Frame 1 (no input): blank canvas, image omitted
Frame 60 (the mouse pressed at the canvas centre just before this capture): blank canvas, image omitted
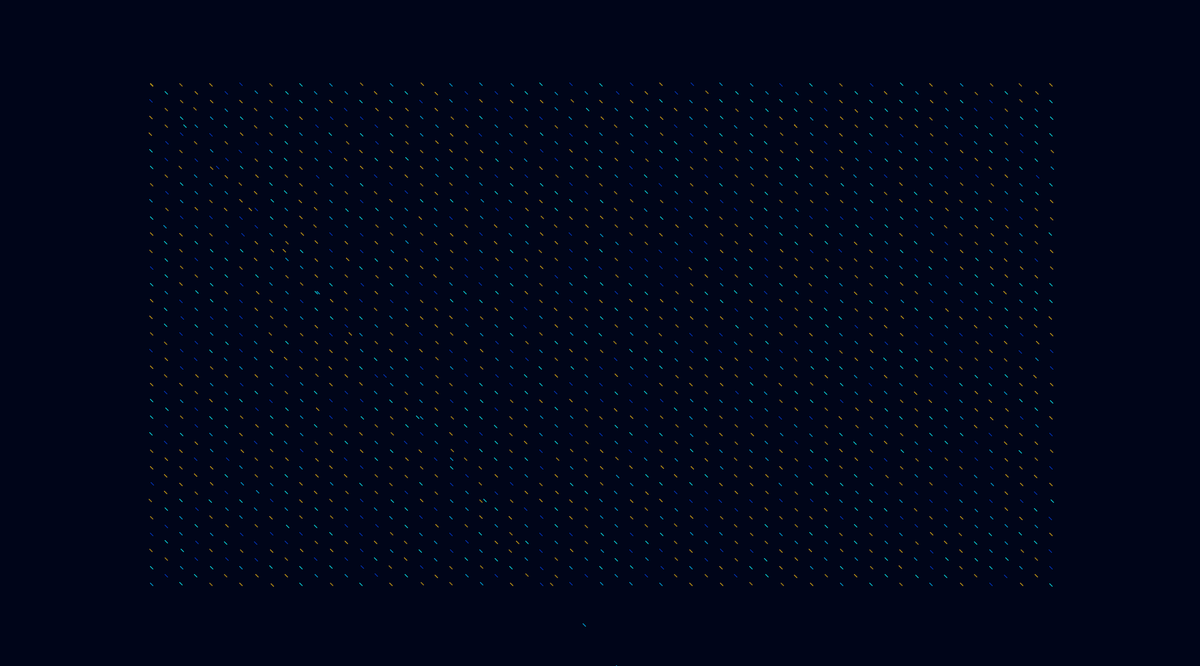
Frame 120 (the mouse held since frame 60 and released just before this capture)

The Processing sketch whose frames 1 and 60 were blank and that drew this single picture after the mouse press (run headless with seeded random() and noise(); from frame 60 on, the mouse is pressed at the canvas centre):

// Processing sketch: vector_field_v3
// ── vector_field_v3.pde
// dynamic list with our points, PVector holds position
ArrayList<PVector> points = new ArrayList<PVector>();
 
// colors used for points
color[] pal = {
  color(0, 91, 197),
  color(0, 180, 252),
  color(23, 249, 255),
  color(223, 147, 0),
  color(248, 190, 0)
};
 
// global configuration
float vector_scale = 8; // vector scaling factor, we want small steps
float time = 0; // time passes by
float offset = 4; //Set lines spces
 
void setup() {
  size(1800, 1000);
  strokeWeight(0.5);
  background(0, 5, 25);
  noFill();
  smooth(8);
 
  // noiseSeed(1111); // sometimes we select one noise field
 
  // create points from [-3,3] range
  for (float x=-3; x<=3; x+=0.1) {
    for (float y=-3; y<=3; y+=0.1) {
      // create point slightly distorted
      PVector v = new PVector(x+randomGaussian()*0.003, y+randomGaussian()*0.003);
      points.add(v);
    }
  }
}
 
void draw() {
  int point_idx = 0; // point index 
  for (PVector p : points) {
    // map floating point coordinates to screen coordinates
    float xx = map(p.x, -4, 4, 0, width);
    float yy = map(p.y, -4, 4, 0, height);
    float angle = map (mouseX, 0, width, 0, TWO_PI);
     
    // select color from palette (index based on noise)
    int cn = (int)(100*pal.length*noise(point_idx))%pal.length;
    stroke(pal[cn], 15);
    point(xx, yy); //draw
    line (xx,yy,xx+offset,yy+offset);
    translate(50, 50);
    rotate(angle);
 
    // placeholder for vector field calculations
 
    // v is vector from the field/ change the values so they start moving
    PVector v = new PVector(0.0, 0.0);
 
    p.x += vector_scale * v.x;
    p.y += vector_scale * v.y;
 
    // go to the next point
    point_idx++;
  }
  time += 0.001;
}
